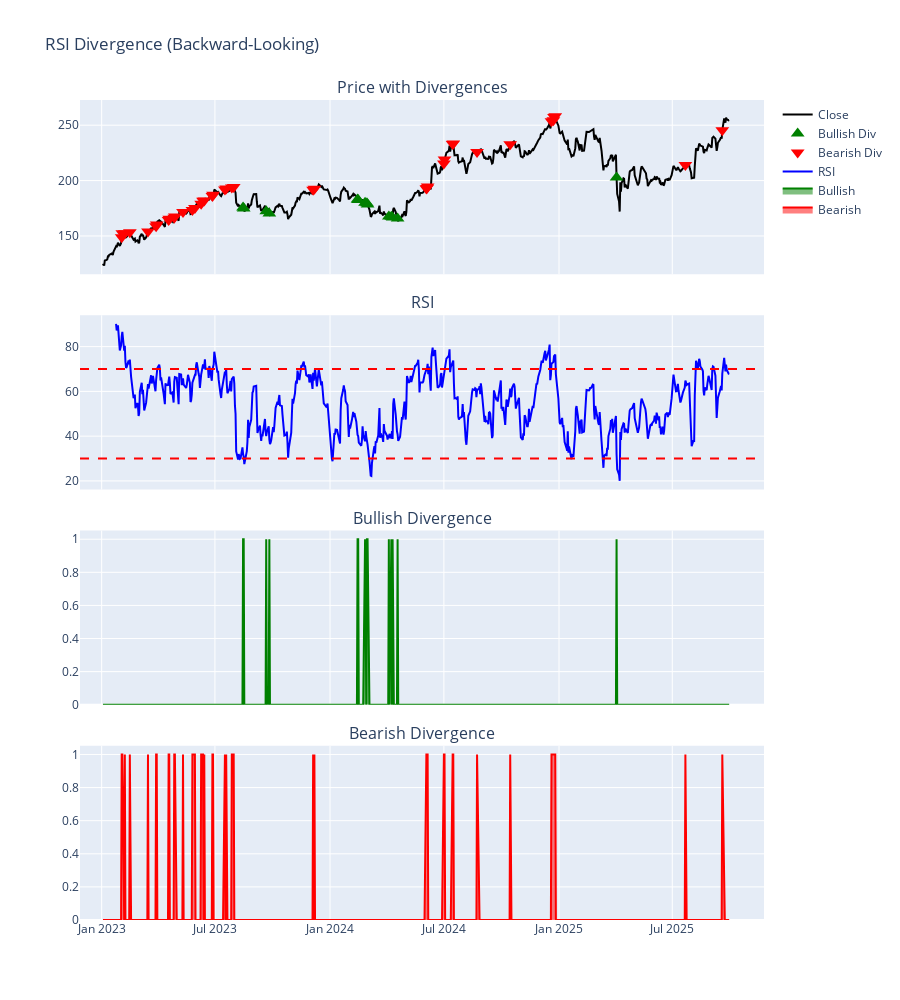

Notebook code cell kept with this figure:
### Markdown cell above
## 3. RSI Divergence Detection

Backward-looking divergence detection - NO LOOKAHEAD BIAS.

- Bullish divergence: Price makes lower low, RSI makes higher low
- Bearish divergence: Price makes higher high, RSI makes lower high

Uses rolling window to detect local extrema, then compares consecutive extrema. Safe for real-time trading and ML features.

### Code cell
# Calculate RSI
df['RSI'] = calculate_rsi(df, period=14)

# Detect divergence
df = detect_rsi_divergence(
    df,
    rsi_col='RSI',
    price_col='close',
    lookback_window=5,
    max_lookback=55,
    min_distance=5
)

# Visualize
fig = make_subplots(rows=4, cols=1, shared_xaxes=True, vertical_spacing=0.05,
                    subplot_titles=('Price with Divergences', 'RSI', 
                                    'Bullish Divergence', 'Bearish Divergence'))

# Row 1: Price with divergence markers
fig.add_trace(go.Scatter(x=df['date'], y=df['close'], name='Close',
                        line=dict(color='black')), row=1, col=1)

bullish = df[df['Bullish_Divergence'] == 1]
fig.add_trace(go.Scatter(x=bullish['date'], y=bullish['close'],
                        mode='markers', name='Bullish Div',
                        marker=dict(color='green', size=12, symbol='triangle-up')), row=1, col=1)

bearish = df[df['Bearish_Divergence'] == 1]
fig.add_trace(go.Scatter(x=bearish['date'], y=bearish['close'],
                        mode='markers', name='Bearish Div',
                        marker=dict(color='red', size=12, symbol='triangle-down')), row=1, col=1)

# Row 2: RSI
fig.add_trace(go.Scatter(x=df['date'], y=df['RSI'], name='RSI',
                        line=dict(color='blue')), row=2, col=1)
fig.add_hline(y=30, line_dash="dash", line_color="red", row=2, col=1)
fig.add_hline(y=70, line_dash="dash", line_color="red", row=2, col=1)

# Row 3: Bullish signal
fig.add_trace(go.Scatter(x=df['date'], y=df['Bullish_Divergence'], 
                        name='Bullish', fill='tozeroy', 
                        line=dict(color='green')), row=3, col=1)

# Row 4: Bearish signal
fig.add_trace(go.Scatter(x=df['date'], y=df['Bearish_Divergence'], 
                        name='Bearish', fill='tozeroy', 
                        line=dict(color='red')), row=4, col=1)

fig.update_layout(height=1000, title_text="RSI Divergence (Backward-Looking)")
fig.show()

print(f"Bullish divergences: {(df['Bullish_Divergence'] == 1).sum()}")
print(f"Bearish divergences: {(df['Bearish_Divergence'] == 1).sum()}")
print(f"Avg strength: {df[df['Divergence_Strength'] > 0]['Divergence_Strength'].mean():.4f}")

### Figure 1 — Plotly figure (JSON) as saved in the notebook; plotly's stock layout.template omitted (floating-point values rounded to 4 significant figures; data arrays with more than 128 entries replaced by an {"elided": "..."} marker saying what was removed)
{"data": [{"line": {"color": "black"}, "name": "Close", "type": "scatter", "x": {"elided": "688 str values"}, "xaxis": "x", "y": {"elided": "688 float values"}, "yaxis": "y"}, {"marker": {"color": "green", "size": 12, "symbol": "triangle-up"}, "mode": "markers", "name": "Bullish Div", "type": "scatter", "x": ["2023-08-15T00:00:00.000000000", "2023-08-16T00:00:00.000000000", "2023-09-21T00:00:00.000000000", "2023-09-26T00:00:00.000000000", "2024-02-14T00:00:00.000000000", "2024-02-15T00:00:00.000000000", "2024-02-26T00:00:00.000000000", "2024-02-29T00:00:00.000000000", "2024-03-01T00:00:00.000000000", "2024-04-04T00:00:00.000000000", "2024-04-08T00:00:00.000000000", "2024-04-10T00:00:00.000000000", "2024-04-18T00:00:00.000000000", "2025-04-03T00:00:00.000000000"], "xaxis": "x", "y": [175.7, 174.9, 172.2, 170.3, 182.8, 182.5, 179.9, 179.5, 178.4, 167.6, 167.2, 166.6, 165.8, 202.7], "yaxis": "y"}, {"marker": {"color": "red", "size": 12, "symbol": "triangle-down"}, "mode": "markers", "name": "Bearish Div", "type": "scatter", "x": ["2023-02-02T00:00:00.000000000", "2023-02-03T00:00:00.000000000", "2023-02-07T00:00:00.000000000", "2023-02-15T00:00:00.000000000", "2023-03-16T00:00:00.000000000", "2023-03-29T00:00:00.000000000", "2023-03-30T00:00:00.000000000", "2023-04-18T00:00:00.000000000", "2023-04-19T00:00:00.000000000", "2023-04-27T00:00:00.000000000", "2023-04-28T00:00:00.000000000", "2023-05-11T00:00:00.000000000", "2023-05-26T00:00:00.000000000", "2023-05-30T00:00:00.000000000", "2023-06-09T00:00:00.000000000", "2023-06-12T00:00:00.000000000", "2023-06-14T00:00:00.000000000", "2023-06-27T00:00:00.000000000", "2023-06-28T00:00:00.000000000", "2023-07-17T00:00:00.000000000", "2023-07-19T00:00:00.000000000", "2023-07-28T00:00:00.000000000", "2023-07-31T00:00:00.000000000", "2023-12-05T00:00:00.000000000", "2023-12-07T00:00:00.000000000", "2024-06-03T00:00:00.000000000", "2024-06-04T00:00:00.000000000", "2024-06-05T00:00:00.000000000", "2024-07-01T00:00:00.000000000", "2024-07-02T00:00:00.000000000", "2024-07-15T00:00:00.000000000", "2024-07-16T00:00:00.000000000", "2024-08-23T00:00:00.000000000", "2024-10-15T00:00:00.000000000", "2024-12-20T00:00:00.000000000", "2024-12-23T00:00:00.000000000", "2024-12-24T00:00:00.000000000", "2024-12-26T00:00:00.000000000", "2025-07-22T00:00:00.000000000", "2025-09-19T00:00:00.000000000"], "xaxis": "x", "y": [148.7, 152.4, 152.5, 153.4, 153.9, 158.8, 160.3, 164.4, 165.6, 166.3, 167.6, 171.6, 173.5, 175.3, 179.0, 181.8, 181.9, 186.0, 187.2, 191.8, 192.9, 193.7, 194.3, 191.8, 192.6, 192.9, 193.2, 194.7, 215.5, 219.0, 233.0, 233.5, 225.8, 232.8, 253.6, 254.4, 257.3, 258.1, 214.2, 245.5], "yaxis": "y"}, {"line": {"color": "blue"}, "name": "RSI", "type": "scatter", "x": {"elided": "688 str values"}, "xaxis": "x2", "y": {"elided": "688 float values"}, "yaxis": "y2"}, {"fill": "tozeroy", "line": {"color": "green"}, "name": "Bullish", "type": "scatter", "x": {"elided": "688 str values"}, "xaxis": "x3", "y": {"elided": "688 int values"}, "yaxis": "y3"}, {"fill": "tozeroy", "line": {"color": "red"}, "name": "Bearish", "type": "scatter", "x": {"elided": "688 str values"}, "xaxis": "x4", "y": {"elided": "688 int values"}, "yaxis": "y4"}], "layout": {"annotations": [{"font": {"size": 16}, "showarrow": false, "text": "Price with Divergences", "x": 0.5, "xanchor": "center", "xref": "paper", "y": 1, "yanchor": "bottom", "yref": "paper"}, {"font": {"size": 16}, "showarrow": false, "text": "RSI", "x": 0.5, "xanchor": "center", "xref": "paper", "y": 0.7375, "yanchor": "bottom", "yref": "paper"}, {"font": {"size": 16}, "showarrow": false, "text": "Bullish Divergence", "x": 0.5, "xanchor": "center", "xref": "paper", "y": 0.475, "yanchor": "bottom", "yref": "paper"}, {"font": {"size": 16}, "showarrow": false, "text": "Bearish Divergence", "x": 0.5, "xanchor": "center", "xref": "paper", "y": 0.2125, "yanchor": "bottom", "yref": "paper"}], "height": 1000, "shapes": [{"line": {"color": "red", "dash": "dash"}, "type": "line", "x0": 0, "x1": 1, "xref": "x2 domain", "y0": 30, "y1": 30, "yref": "y2"}, {"line": {"color": "red", "dash": "dash"}, "type": "line", "x0": 0, "x1": 1, "xref": "x2 domain", "y0": 70, "y1": 70, "yref": "y2"}], "title": {"text": "RSI Divergence (Backward-Looking)"}, "xaxis": {"anchor": "y", "domain": [0, 1], "matches": "x4", "showticklabels": false}, "xaxis2": {"anchor": "y2", "domain": [0, 1], "matches": "x4", "showticklabels": false}, "xaxis3": {"anchor": "y3", "domain": [0, 1], "matches": "x4", "showticklabels": false}, "xaxis4": {"anchor": "y4", "domain": [0, 1]}, "yaxis": {"anchor": "x", "domain": [0.7875, 1]}, "yaxis2": {"anchor": "x2", "domain": [0.525, 0.7375]}, "yaxis3": {"anchor": "x3", "domain": [0.2625, 0.475]}, "yaxis4": {"anchor": "x4", "domain": [0, 0.2125]}}}
